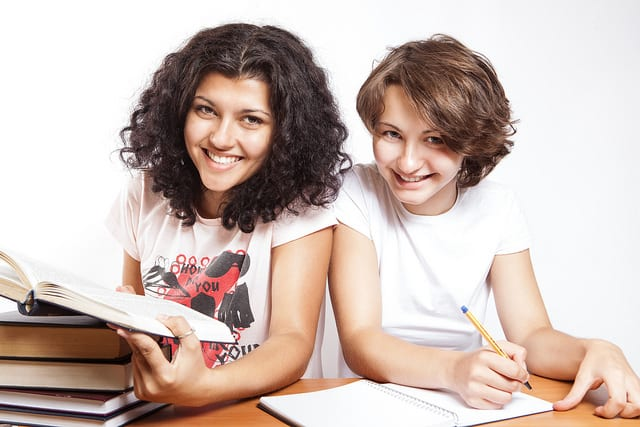
#> input picture Multi Cascade Face Detection/test1.jpg, 640 x 427 px
$ jupyter execute OpenCV.ipynb
#> lines starting #> are read from the running program, lines starting #| are printed output that depends on the picture; after the words box and inside, x2 and y2 are one past the last pixel; in counts of white or black regions, pixels touching at a corner belong together
### Multi Cascade Neural Network

[cell 1]
from cv2 import imread
from cv2 import imshow
from cv2 import waitKey
from cv2 import destroyAllWindows
from cv2 import CascadeClassifier
from cv2 import rectangle
from matplotlib import pyplot as plt

[cell 2]
def image (filename):
    # Load the image
#> called with filename = 'test1.jpg'
    pixel = imread(filename)
#> pixel is the input picture: shape (427, 640, 3); mean B, G, R 179.7, 186.7, 203.9
    # Load the model
    classifier = CascadeClassifier('haarcascade_frontalface_default.xml')
    # Train the data
    bounding_boxes = classifier.detectMultiScale(pixel, 1.05, 8)
#> bounding_boxes = [[361, 104, 98, 98], [172, 74, 109, 109]]
    # Print the bounding boxes
    for b in bounding_boxes:
        # extract
        x, y, width, height = b
        x2, y2 = x + width, y + height
        # draw a rectangle over the pixels
        rectangle(pixel, (x, y), (x2, y2), (0,0,255), 1)
#> this loop made 2 passes
#> (x, y, width, height, x2, y2) on passes 1 to 2: (361, 104, 98, 98, 459, 202), (172, 74, 109, 109, 281, 183)
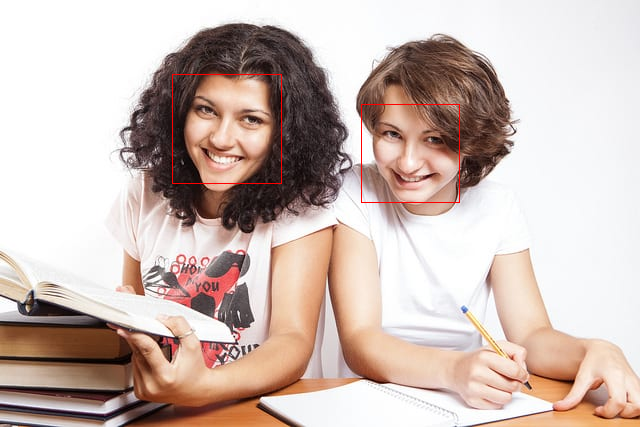
#> pixel: shape (427, 640, 3); 0.3% of pixels changed, all inside (x1, y1, x2, y2) = (172, 74, 460, 203)
     # Show the final image with the bounding boxes
    plt.imshow(pixel)
    plt.show()
    #waitKey(0)
    #destroyAllWindows()
    #waitKey(0)

[cell 3]
filename = 'test1.jpg'
image(filename)

[cell 4]
filename2 = 'test2.jpg'
image(filename2)
#> call 2 of image, with filename = 'test2.jpg'
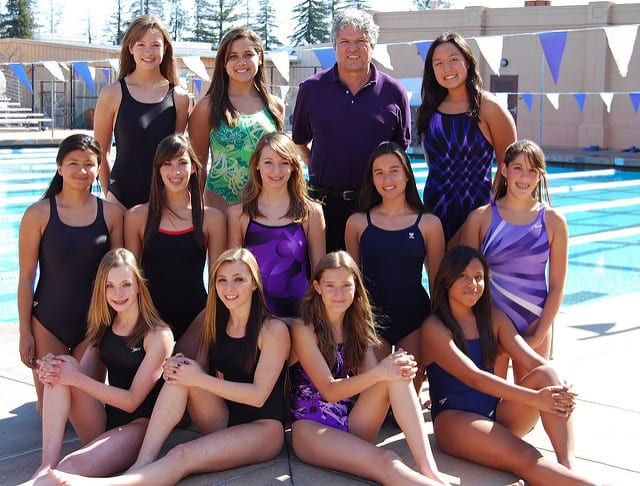
#> input picture Multi Cascade Face Detection/test2.jpg, 640 x 486 px
#> in image, pixel is the input picture: shape (486, 640, 3); mean B, G, R 118.6, 113.3, 130.8
#> in image (call 2), `bounding_boxes = classifier.detectMultiScale(pixel, 1.05, 8)`: bounding_boxes = [[336, 30, 33, 33], [428, 48, 39, 39], [453, 263, 38, 38], [219, 40, 42, 42], [366, 156, 44, 44], [208, 264, 46, 46], [128, 30, 40, 40], [254, 146, 44, 44], [316, 269, 44, 44], [97, 267, 50, 50]]
#> the loop in image (call 2), `for b in bounding_boxes:` made 10 passes
#> (x, y, width, height, x2, y2) on passes 1 to 10: (336, 30, 33, 33, 369, 63), (428, 48, 39, 39, 467, 87), (453, 263, 38, 38, 491, 301), (219, 40, 42, 42, 261, 82), (366, 156, 44, 44, 410, 200), (208, 264, 46, 46, 254, 310), (128, 30, 40, 40, 168, 70), (254, 146, 44, 44, 298, 190), (316, 269, 44, 44, 360, 313), (97, 267, 50, 50, 147, 317)
#> after the loop in image (call 2), `for b in bounding_boxes:`:
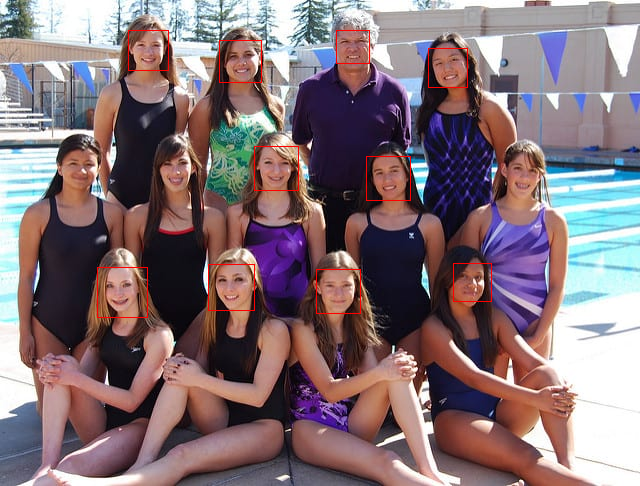
#> pixel: shape (486, 640, 3); 0.54% of pixels changed, all inside (x1, y1, x2, y2) = (97, 30, 492, 318)
